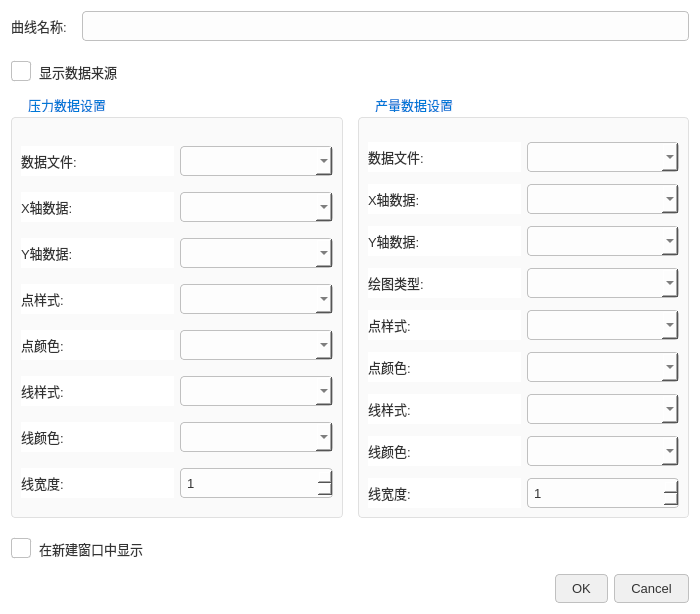
<?xml version="1.0" encoding="UTF-8"?>
<ui version="4.0">
 <class>PlottingDialog2</class>
 <widget class="QDialog" name="PlottingDialog2">
  <property name="geometry">
   <rect>
    <x>0</x>
    <y>0</y>
    <width>700</width>
    <height>560</height>
   </rect>
  </property>
  <property name="windowTitle">
   <string>双坐标图表设置</string>
  </property>
  <property name="styleSheet">
   <string notr="true">/* 全局样式 */
QDialog, QWidget {
    background-color: white;
    color: #333333;
    font-family: &quot;Microsoft YaHei&quot;, &quot;Segoe UI&quot;, sans-serif;
    font-size: 10pt;
}
QLabel { color: #333333; }
QLineEdit, QComboBox, QSpinBox {
    color: #333333;
    background-color: #fdfdfd;
    border: 1px solid #c0c0c0;
    border-radius: 4px;
    padding: 4px;
    min-height: 20px;
}
QLineEdit:focus, QComboBox:focus, QSpinBox:focus { border: 1px solid #0078d7; }
QGroupBox {
    border: 1px solid #e0e0e0;
    margin-top: 20px;
    padding-top: 15px;
    border-radius: 4px;
    background-color: #fafafa;
}
QGroupBox::title {
    subcontrol-origin: margin;
    subcontrol-position: top left;
    left: 10px;
    padding: 0 5px;
    color: #0078d7;
    font-weight: bold;
}
QPushButton {
    color: #333333;
    background-color: #f0f0f0;
    border: 1px solid #c0c0c0;
    border-radius: 4px;
    padding: 6px 16px;
}
QPushButton:hover { background-color: #e0e0e0; border-color: #0078d7; }
QCheckBox {
    color: #333333;
    spacing: 8px;
    margin-top: 5px;
}
QCheckBox::indicator {
    width: 18px;
    height: 18px;
    border: 1px solid #c0c0c0;
    border-radius: 3px;
    background: white;
}
QCheckBox::indicator:checked {
    background-color: #0078d7;
    border: 1px solid #0078d7;
}
</string>
  </property>
  <layout class="QVBoxLayout" name="verticalLayout_Main">
   <property name="spacing">
    <number>15</number>
   </property>
   <item>
    <layout class="QHBoxLayout" name="horizontalLayout_Name">
     <item>
      <widget class="QLabel" name="label_Name">
       <property name="text">
        <string>曲线名称:</string>
       </property>
      </widget>
     </item>
     <item>
      <widget class="QLineEdit" name="lineEdit_Name"/>
     </item>
    </layout>
   </item>
   <item>
    <widget class="QCheckBox" name="check_ShowSource">
     <property name="text">
      <string>显示数据来源</string>
     </property>
    </widget>
   </item>
   <item>
    <layout class="QHBoxLayout" name="horizontalLayout_Content">
     <property name="spacing">
      <number>15</number>
     </property>
     <item>
      <widget class="QGroupBox" name="groupBox_Press">
       <property name="title">
        <string>压力数据设置</string>
       </property>
       <layout class="QGridLayout" name="gridLayout_Press">
        <property name="verticalSpacing">
         <number>12</number>
        </property>
        <item row="0" column="0">
         <widget class="QLabel" name="label_PressFile">
          <property name="text">
           <string>数据文件:</string>
          </property>
         </widget>
        </item>
        <item row="0" column="1">
         <widget class="QComboBox" name="combo_PressFile"/>
        </item>
        <item row="1" column="0">
         <widget class="QLabel" name="label_PressX">
          <property name="text">
           <string>X轴数据:</string>
          </property>
         </widget>
        </item>
        <item row="1" column="1">
         <widget class="QComboBox" name="combo_PressX"/>
        </item>
        <item row="2" column="0">
         <widget class="QLabel" name="label_PressY">
          <property name="text">
           <string>Y轴数据:</string>
          </property>
         </widget>
        </item>
        <item row="2" column="1">
         <widget class="QComboBox" name="combo_PressY"/>
        </item>
        <item row="3" column="0">
         <widget class="QLabel" name="label_PressPointShape">
          <property name="text">
           <string>点样式:</string>
          </property>
         </widget>
        </item>
        <item row="3" column="1">
         <widget class="QComboBox" name="combo_PressPointShape"/>
        </item>
        <item row="4" column="0">
         <widget class="QLabel" name="label_PressPointColor">
          <property name="text">
           <string>点颜色:</string>
          </property>
         </widget>
        </item>
        <item row="4" column="1">
         <widget class="QComboBox" name="combo_PressPointColor"/>
        </item>
        <item row="5" column="0">
         <widget class="QLabel" name="label_PressLineStyle">
          <property name="text">
           <string>线样式:</string>
          </property>
         </widget>
        </item>
        <item row="5" column="1">
         <widget class="QComboBox" name="combo_PressLineStyle"/>
        </item>
        <item row="6" column="0">
         <widget class="QLabel" name="label_PressLineColor">
          <property name="text">
           <string>线颜色:</string>
          </property>
         </widget>
        </item>
        <item row="6" column="1">
         <widget class="QComboBox" name="combo_PressLineColor"/>
        </item>
        <item row="7" column="0">
         <widget class="QLabel" name="label_PressLineWidth">
          <property name="text">
           <string>线宽度:</string>
          </property>
         </widget>
        </item>
        <item row="7" column="1">
         <widget class="QSpinBox" name="spin_PressLineWidth">
          <property name="minimum">
           <number>1</number>
          </property>
         </widget>
        </item>
       </layout>
      </widget>
     </item>
     <item>
      <widget class="QGroupBox" name="groupBox_Prod">
       <property name="title">
        <string>产量数据设置</string>
       </property>
       <layout class="QGridLayout" name="gridLayout_Prod">
        <property name="verticalSpacing">
         <number>12</number>
        </property>
        <item row="0" column="0">
         <widget class="QLabel" name="label_ProdFile">
          <property name="text">
           <string>数据文件:</string>
          </property>
         </widget>
        </item>
        <item row="0" column="1">
         <widget class="QComboBox" name="combo_ProdFile"/>
        </item>
        <item row="1" column="0">
         <widget class="QLabel" name="label_ProdX">
          <property name="text">
           <string>X轴数据:</string>
          </property>
         </widget>
        </item>
        <item row="1" column="1">
         <widget class="QComboBox" name="combo_ProdX"/>
        </item>
        <item row="2" column="0">
         <widget class="QLabel" name="label_ProdY">
          <property name="text">
           <string>Y轴数据:</string>
          </property>
         </widget>
        </item>
        <item row="2" column="1">
         <widget class="QComboBox" name="combo_ProdY"/>
        </item>
        <item row="3" column="0">
         <widget class="QLabel" name="label_ProdType">
          <property name="text">
           <string>绘图类型:</string>
          </property>
         </widget>
        </item>
        <item row="3" column="1">
         <widget class="QComboBox" name="combo_ProdType"/>
        </item>
        <item row="4" column="0">
         <widget class="QLabel" name="label_ProdPointShape">
          <property name="text">
           <string>点样式:</string>
          </property>
         </widget>
        </item>
        <item row="4" column="1">
         <widget class="QComboBox" name="combo_ProdPointShape"/>
        </item>
        <item row="5" column="0">
         <widget class="QLabel" name="label_ProdPointColor">
          <property name="text">
           <string>点颜色:</string>
          </property>
         </widget>
        </item>
        <item row="5" column="1">
         <widget class="QComboBox" name="combo_ProdPointColor"/>
        </item>
        <item row="6" column="0">
         <widget class="QLabel" name="label_ProdLineStyle">
          <property name="text">
           <string>线样式:</string>
          </property>
         </widget>
        </item>
        <item row="6" column="1">
         <widget class="QComboBox" name="combo_ProdLineStyle"/>
        </item>
        <item row="7" column="0">
         <widget class="QLabel" name="label_ProdLineColor">
          <property name="text">
           <string>线颜色:</string>
          </property>
         </widget>
        </item>
        <item row="7" column="1">
         <widget class="QComboBox" name="combo_ProdLineColor"/>
        </item>
        <item row="8" column="0">
         <widget class="QLabel" name="label_ProdLineWidth">
          <property name="text">
           <string>线宽度:</string>
          </property>
         </widget>
        </item>
        <item row="8" column="1">
         <widget class="QSpinBox" name="spin_ProdLineWidth">
          <property name="minimum">
           <number>1</number>
          </property>
         </widget>
        </item>
       </layout>
      </widget>
     </item>
    </layout>
   </item>
   <item>
    <widget class="QCheckBox" name="check_NewWindow">
     <property name="text">
      <string>在新建窗口中显示</string>
     </property>
    </widget>
   </item>
   <item>
    <widget class="QDialogButtonBox" name="buttonBox">
     <property name="orientation">
      <enum>Qt::Horizontal</enum>
     </property>
     <property name="standardButtons">
      <set>QDialogButtonBox::Cancel|QDialogButtonBox::Ok</set>
     </property>
    </widget>
   </item>
  </layout>
 </widget>
 <resources/>
 <connections>
  <connection>
   <sender>buttonBox</sender>
   <signal>accepted()</signal>
   <receiver>PlottingDialog2</receiver>
   <slot>accept()</slot>
  </connection>
  <connection>
   <sender>buttonBox</sender>
   <signal>rejected()</signal>
   <receiver>PlottingDialog2</receiver>
   <slot>reject()</slot>
  </connection>
 </connections>
</ui>
